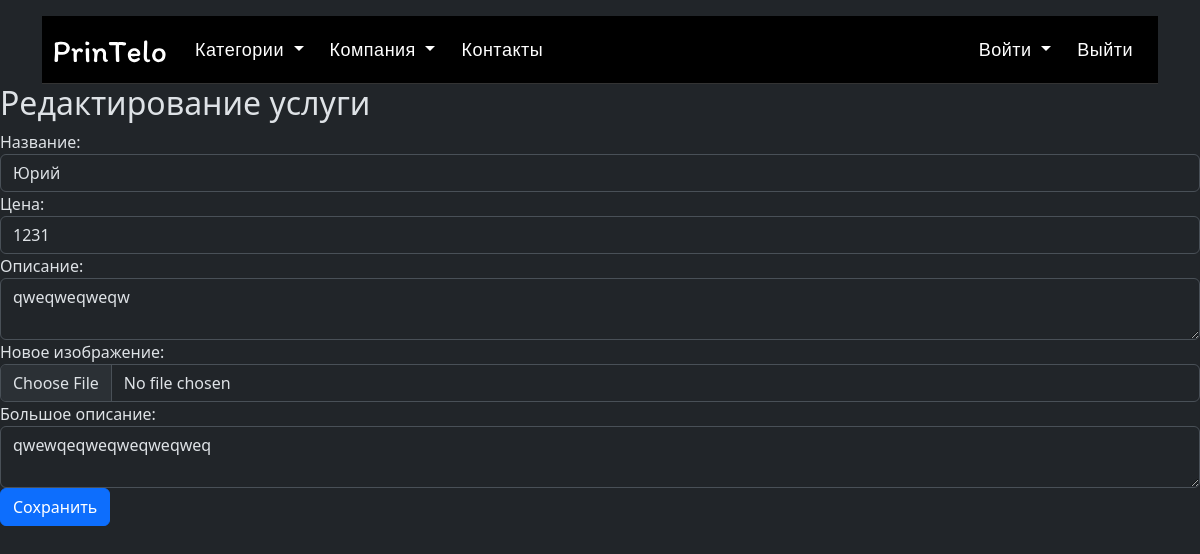
The app's page /korneuev/edit_service.php?edit_id=8 with its own data.
### tables this page shows
CREATE TABLE `services` (
  `id` int(11) NOT NULL,
  `name` varchar(255) NOT NULL,
  `description` varchar(255) NOT NULL,
  `price` varchar(255) NOT NULL,
  `image` text NOT NULL,
  `bigdescription` varchar(255) NOT NULL,
  `service_id` int(11) NOT NULL
);

### korneuev/edit_service.php (the view, shortened to what this page needs)
<?php
include "header.php";
$servername = "localhost";
$username = "zoxan";
$password = "123";
$dbname = "textovarorg";
try {
    $db = new PDO("mysql:host=$servername;dbname=$dbname", $username, $password);
    $db->setAttribute(PDO::ATTR_ERRMODE, PDO::ERRMODE_EXCEPTION);
} catch(PDOException $e) {
    echo "Ошибка подключения: " . $e->getMessage();
    exit;
}
if(isset($_GET['edit_id'])) {
    $edit_id = $_GET['edit_id'];
    try {
        $stmt = $db->prepare("SELECT * FROM services WHERE id = :id");
        $stmt->bindParam(':id', $edit_id);
        $stmt->execute();
        $service = $stmt->fetch(PDO::FETCH_ASSOC);
    } catch(PDOException $e) {
        echo "Ошибка получения данных о редактируемой услуге: " . $e->getMessage();
    }
}
?>
<h2>Редактирование услуги</h2>
<form method="post" action="" enctype="multipart/form-data">
    <?php if(isset($service)): ?>
        <div class="form-group">
            <label for="name">Название:</label>
            <input type="text" class="form-control" id="name" name="name" value="<?php echo $service['name']; ?>">
        </div>
        <div class="form-group">
            <label for="price">Цена:</label>
            <input type="text" class="form-control" id="price" name="price" value="<?php echo $service['price']; ?>">
        </div>
        <div class="form-group">
            <label for="description">Описание:</label>
            <textarea class="form-control" id="description" name="description"><?php echo $service['description']; ?></textarea>
        </div>
        <div class="form-group">
            <label for="new_image">Новое изображение:</label>
            <input type="file" class="form-control" id="new_image" name="new_image">
        </div>
        <div class="form-group">
            <label for="bigdescription">Большое описание:</label>
            <textarea class="form-control" id="bigdescription" name="bigdescription"><?php echo $service['bigdescription']; ?></textarea>
        </div>
        <button type="submit" class="btn btn-primary">Сохранить</button>
    <?php else: ?>
        <p>Нет данных для редактирования.</p>
    <?php endif; ?>
</form>

### records on screen
services: name "Юрий", price "1231", description "qweqweqweqw", bigdescription "qwewqeqweqweqweqweq"
